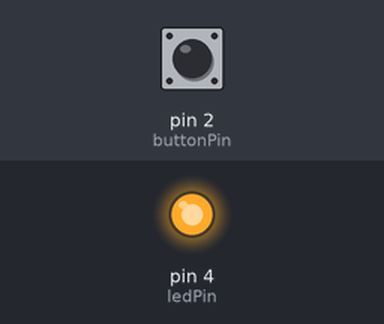
Bench run of a sketch on a simulated Arduino Uno, built with avr-gcc and run on an emulated ATmega328P. Shown: output pins drawn as LEDs (lit = HIGH). The test bench sets the inputs (shaded band); at power-on: pin 2 (buttonPin) HIGH.

Above: at 0.01 s.
At 1.2 s:
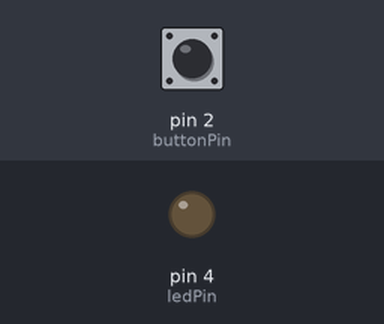
Timing chart, 0 to 2.7 s (numbered marks = the images above):
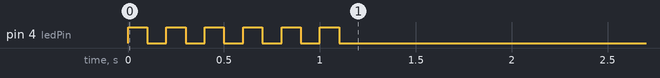

The sketch:

PillowTransmitterTrinket.ino
```cpp
#include <SoftwareSerial.h>

/**
 * 434MHz Transmitter Temperature Sensor on the Trinket using Software Serial
 */
SoftwareSerial sSerial(0,1);

const int ledPin = 4;
const int buttonPin = 2;

//UsiSerial sSerial(0,1); // RX, TX Pins
void setup()
{
  pinMode(ledPin, OUTPUT);

  for(int i = 0; i<6; i++) {
    digitalWrite(ledPin, (i%2 == 0));
    delay(100);
  }

  sSerial.begin(1200);

  for(int i = 0; i<6; i++) {
    digitalWrite(ledPin, (i%2 == 0));
    delay(100);
  }

  pinMode(buttonPin, INPUT_PULLUP);

  //
}

void loop()
{

  if(sSerial.available() > 0) sSerial.read();

  if(!digitalRead(buttonPin)) {

    //    sendNulls();
    //    for(int i = 0; i<15; i++) {
    //      sSerial.write(32);
    //    }
    digitalWrite(ledPin, HIGH);
    sendNulls();
    sSerial.print("PPPPPPPPPP");


    digitalWrite(ledPin, LOW);
    while(!digitalRead(buttonPin)) {
      delay(10);

    }

  }
  else {
    //sSerial.print("\0\0\0\0\0\0\0\0\0OK");


  }
  //digitalWrite(ledPin, digitalRead(buttonPin));

}

void sendNulls()
{
  for(int i=0; i<50; i++)
  {
    sSerial.write((uint8_t)0);
  }
}
```
